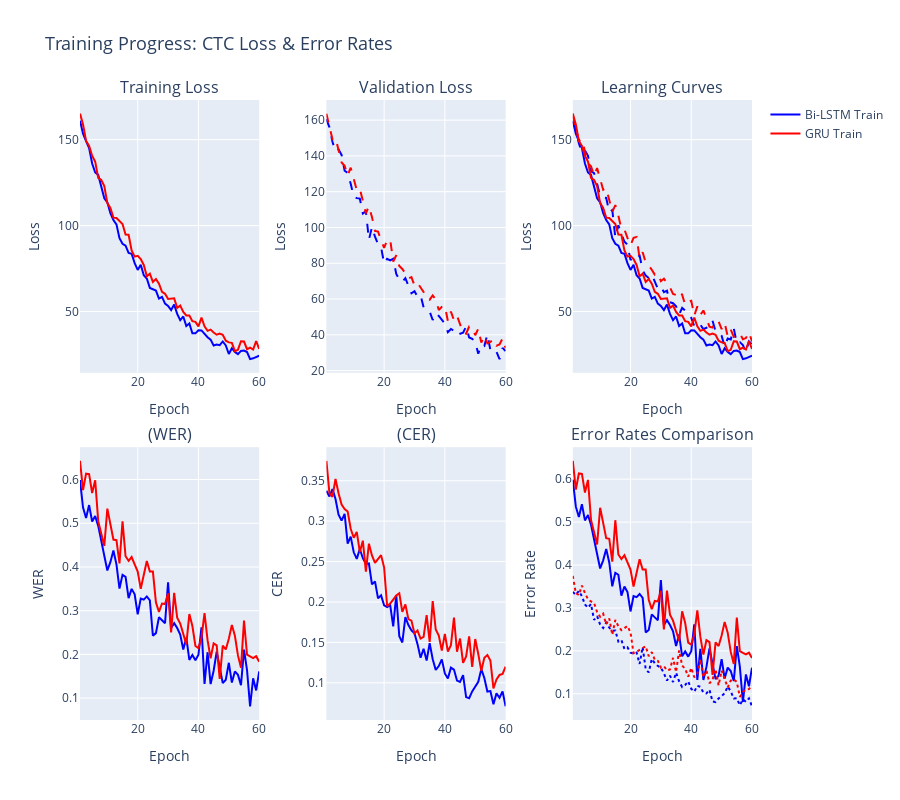

Notebook source saved alongside this figure:
### Markdown cell above
---
## 6. Sentence Recognition Metrics (WER/CER) <a id='6-recognition-metrics'></a>

### Code cell
# Training curves
fig = make_subplots(
    rows=2, cols=3,
    subplot_titles=('Training Loss', 'Validation Loss', 'Learning Curves',
                    '(WER)', '(CER)', 'Error Rates Comparison'),
    vertical_spacing=0.12,
    horizontal_spacing=0.1
)

epochs_range = list(range(1, CONFIG['epochs'] + 1))

# Row 1: Losses
fig.add_trace(go.Scatter(x=epochs_range, y=history_bilstm['train_loss'], 
                        name='Bi-LSTM Train', mode='lines', line=dict(color='blue')),
              row=1, col=1)
fig.add_trace(go.Scatter(x=epochs_range, y=history_gru['train_loss'], 
                        name='GRU Train', mode='lines', line=dict(color='red')),
              row=1, col=1)

fig.add_trace(go.Scatter(x=epochs_range, y=history_bilstm['val_loss'], 
                        name='Bi-LSTM Val', mode='lines', line=dict(color='blue', dash='dash'),
                        showlegend=False),
              row=1, col=2)
fig.add_trace(go.Scatter(x=epochs_range, y=history_gru['val_loss'], 
                        name='GRU Val', mode='lines', line=dict(color='red', dash='dash'),
                        showlegend=False),
              row=1, col=2)

# Combined loss curves
fig.add_trace(go.Scatter(x=epochs_range, y=history_bilstm['train_loss'], 
                        name='BiLSTM Train', mode='lines', line=dict(color='blue'),
                        showlegend=False),
              row=1, col=3)
fig.add_trace(go.Scatter(x=epochs_range, y=history_bilstm['val_loss'], 
                        name='BiLSTM Val', mode='lines', line=dict(color='blue', dash='dash'),
                        showlegend=False),
              row=1, col=3)
fig.add_trace(go.Scatter(x=epochs_range, y=history_gru['train_loss'], 
                        name='GRU Train', mode='lines', line=dict(color='red'),
                        showlegend=False),
              row=1, col=3)
fig.add_trace(go.Scatter(x=epochs_range, y=history_gru['val_loss'], 
                        name='GRU Val', mode='lines', line=dict(color='red', dash='dash'),
                        showlegend=False),
              row=1, col=3)

# Row 2: Error Rates
fig.add_trace(go.Scatter(x=epochs_range, y=history_bilstm['val_wer'], 
                        name='Bi-LSTM', mode='lines', line=dict(color='blue'),
                        showlegend=False),
              row=2, col=1)
fig.add_trace(go.Scatter(x=epochs_range, y=history_gru['val_wer'], 
                        name='GRU', mode='lines', line=dict(color='red'),
                        showlegend=False),
              row=2, col=1)

fig.add_trace(go.Scatter(x=epochs_range, y=history_bilstm['val_cer'], 
                        name='Bi-LSTM', mode='lines', line=dict(color='blue'),
                        showlegend=False),
              row=2, col=2)
fig.add_trace(go.Scatter(x=epochs_range, y=history_gru['val_cer'], 
                        name='GRU', mode='lines', line=dict(color='red'),
                        showlegend=False),
              row=2, col=2)

# Combined error rates
fig.add_trace(go.Scatter(x=epochs_range, y=history_bilstm['val_wer'], 
                        name='BiLSTM WER', mode='lines', line=dict(color='blue'),
                        showlegend=False),
              row=2, col=3)
fig.add_trace(go.Scatter(x=epochs_range, y=history_bilstm['val_cer'], 
                        name='BiLSTM CER', mode='lines', line=dict(color='blue', dash='dot'),
                        showlegend=False),
              row=2, col=3)
fig.add_trace(go.Scatter(x=epochs_range, y=history_gru['val_wer'], 
                        name='GRU WER', mode='lines', line=dict(color='red'),
                        showlegend=False),
              row=2, col=3)
fig.add_trace(go.Scatter(x=epochs_range, y=history_gru['val_cer'], 
                        name='GRU CER', mode='lines', line=dict(color='red', dash='dot'),
                        showlegend=False),
              row=2, col=3)

# Update axes
for i in range(1, 4):
    fig.update_xaxes(title_text="Epoch", row=1, col=i)
    fig.update_xaxes(title_text="Epoch", row=2, col=i)

fig.update_yaxes(title_text="Loss", row=1, col=1)
fig.update_yaxes(title_text="Loss", row=1, col=2)
fig.update_yaxes(title_text="Loss", row=1, col=3)
fig.update_yaxes(title_text="WER", row=2, col=1)
fig.update_yaxes(title_text="CER", row=2, col=2)
fig.update_yaxes(title_text="Error Rate", row=2, col=3)

fig.update_layout(height=800, title_text="Training Progress: CTC Loss & Error Rates", title_font_size=18)
fig.show()

### Figure 1 — Plotly figure (JSON) as saved in the notebook; plotly's stock layout.template omitted (floating-point values rounded to 4 significant figures)
{"data": [{"line": {"color": "blue"}, "mode": "lines", "name": "Bi-LSTM Train", "type": "scatter", "x": [1, 2, 3, 4, 5, 6, 7, 8, 9, 10, 11, 12, 13, 14, 15, 16, 17, 18, 19, 20, 21, 22, 23, 24, 25, 26, 27, 28, 29, 30, 31, 32, 33, 34, 35, 36, 37, 38, 39, 40, 41, 42, 43, 44, 45, 46, 47, 48, 49, 50, 51, 52, 53, 54, 55, 56, 57, 58, 59, 60], "xaxis": "x", "y": [161.0, 153.5, 149.1, 145.1, 136.1, 130.9, 129.5, 123.0, 115.9, 113.5, 107.3, 103.2, 100.7, 92.64, 89.43, 88.32, 84.12, 83.62, 78.14, 74.23, 77.21, 71.16, 69.19, 63.75, 63.17, 62.23, 57.54, 58.53, 54.59, 53.31, 50.87, 54.03, 48.63, 44.94, 47.16, 41.6, 43.05, 37.36, 37.32, 39.13, 39.02, 36.74, 35.07, 33.65, 30.29, 30.84, 30.44, 32.59, 30.31, 25.28, 28.68, 26.51, 25.21, 27.1, 27.28, 26.45, 22.3, 22.78, 23.51, 24.26], "yaxis": "y"}, {"line": {"color": "red"}, "mode": "lines", "name": "GRU Train", "type": "scatter", "x": [1, 2, 3, 4, 5, 6, 7, 8, 9, 10, 11, 12, 13, 14, 15, 16, 17, 18, 19, 20, 21, 22, 23, 24, 25, 26, 27, 28, 29, 30, 31, 32, 33, 34, 35, 36, 37, 38, 39, 40, 41, 42, 43, 44, 45, 46, 47, 48, 49, 50, 51, 52, 53, 54, 55, 56, 57, 58, 59, 60], "xaxis": "x", "y": [165.1, 158.8, 149.3, 146.4, 140.6, 137.2, 127.8, 126.5, 122.9, 113.1, 110.2, 104.6, 104.4, 102.8, 100.9, 94.74, 94.65, 85.56, 81.95, 82.41, 80.55, 77.09, 70.49, 72.01, 67.24, 68.94, 66.17, 61.48, 60.33, 57.31, 57.45, 57.71, 52.11, 53.45, 49.79, 47.74, 47.65, 44.38, 43.99, 41.4, 46.47, 41.41, 38.78, 39.49, 37.76, 36.51, 37.19, 36.52, 33.03, 32.06, 31.81, 26.94, 27.73, 32.74, 32.57, 28.08, 29.06, 27.88, 32.79, 28.28], "yaxis": "y"}, {"line": {"color": "blue", "dash": "dash"}, "mode": "lines", "name": "Bi-LSTM Val", "showlegend": false, "type": "scatter", "x": [1, 2, 3, 4, 5, 6, 7, 8, 9, 10, 11, 12, 13, 14, 15, 16, 17, 18, 19, 20, 21, 22, 23, 24, 25, 26, 27, 28, 29, 30, 31, 32, 33, 34, 35, 36, 37, 38, 39, 40, 41, 42, 43, 44, 45, 46, 47, 48, 49, 50, 51, 52, 53, 54, 55, 56, 57, 58, 59, 60], "xaxis": "x2", "y": [160.6, 156.0, 147.9, 142.5, 143.7, 140.6, 131.7, 130.6, 124.4, 117.3, 116.4, 116.1, 107.8, 109.1, 93.14, 100.2, 94.86, 90.68, 88.94, 79.9, 82.5, 81.62, 82.48, 74.07, 70.87, 69.55, 71.64, 67.8, 63.21, 64.41, 61.3, 62.12, 55.38, 54.84, 53.04, 48.28, 52.07, 50.53, 48.38, 46.33, 41.51, 43.26, 42.3, 39.78, 40.59, 41.23, 44.65, 38.52, 37.82, 35.91, 29.49, 34.32, 33.76, 40.18, 31.45, 32.2, 30.48, 26.4, 32.68, 30.88], "yaxis": "y2"}, {"line": {"color": "red", "dash": "dash"}, "mode": "lines", "name": "GRU Val", "showlegend": false, "type": "scatter", "x": [1, 2, 3, 4, 5, 6, 7, 8, 9, 10, 11, 12, 13, 14, 15, 16, 17, 18, 19, 20, 21, 22, 23, 24, 25, 26, 27, 28, 29, 30, 31, 32, 33, 34, 35, 36, 37, 38, 39, 40, 41, 42, 43, 44, 45, 46, 47, 48, 49, 50, 51, 52, 53, 54, 55, 56, 57, 58, 59, 60], "xaxis": "x2", "y": [163.6, 156.1, 149.3, 150.1, 142.7, 136.3, 134.5, 129.1, 133.4, 127.2, 120.9, 121.8, 114.1, 108.0, 111.9, 105.8, 98.09, 97.73, 92.86, 88.62, 92.93, 93.34, 80.96, 84.47, 78.54, 76.81, 74.36, 71.47, 72.21, 67.63, 69.07, 66.3, 63.98, 60.29, 59.64, 62.06, 59.77, 53.86, 55.67, 56.24, 47.65, 53.0, 48.13, 50.63, 45.46, 41.21, 40.66, 44.63, 44.25, 39.78, 43.46, 35.64, 39.54, 35.25, 36.09, 37.39, 33.89, 34.57, 38.02, 32.57], "yaxis": "y2"}, {"line": {"color": "blue"}, "mode": "lines", "name": "BiLSTM Train", "showlegend": false, "type": "scatter", "x": [1, 2, 3, 4, 5, 6, 7, 8, 9, 10, 11, 12, 13, 14, 15, 16, 17, 18, 19, 20, 21, 22, 23, 24, 25, 26, 27, 28, 29, 30, 31, 32, 33, 34, 35, 36, 37, 38, 39, 40, 41, 42, 43, 44, 45, 46, 47, 48, 49, 50, 51, 52, 53, 54, 55, 56, 57, 58, 59, 60], "xaxis": "x3", "y": [161.0, 153.5, 149.1, 145.1, 136.1, 130.9, 129.5, 123.0, 115.9, 113.5, 107.3, 103.2, 100.7, 92.64, 89.43, 88.32, 84.12, 83.62, 78.14, 74.23, 77.21, 71.16, 69.19, 63.75, 63.17, 62.23, 57.54, 58.53, 54.59, 53.31, 50.87, 54.03, 48.63, 44.94, 47.16, 41.6, 43.05, 37.36, 37.32, 39.13, 39.02, 36.74, 35.07, 33.65, 30.29, 30.84, 30.44, 32.59, 30.31, 25.28, 28.68, 26.51, 25.21, 27.1, 27.28, 26.45, 22.3, 22.78, 23.51, 24.26], "yaxis": "y3"}, {"line": {"color": "blue", "dash": "dash"}, "mode": "lines", "name": "BiLSTM Val", "showlegend": false, "type": "scatter", "x": [1, 2, 3, 4, 5, 6, 7, 8, 9, 10, 11, 12, 13, 14, 15, 16, 17, 18, 19, 20, 21, 22, 23, 24, 25, 26, 27, 28, 29, 30, 31, 32, 33, 34, 35, 36, 37, 38, 39, 40, 41, 42, 43, 44, 45, 46, 47, 48, 49, 50, 51, 52, 53, 54, 55, 56, 57, 58, 59, 60], "xaxis": "x3", "y": [160.6, 156.0, 147.9, 142.5, 143.7, 140.6, 131.7, 130.6, 124.4, 117.3, 116.4, 116.1, 107.8, 109.1, 93.14, 100.2, 94.86, 90.68, 88.94, 79.9, 82.5, 81.62, 82.48, 74.07, 70.87, 69.55, 71.64, 67.8, 63.21, 64.41, 61.3, 62.12, 55.38, 54.84, 53.04, 48.28, 52.07, 50.53, 48.38, 46.33, 41.51, 43.26, 42.3, 39.78, 40.59, 41.23, 44.65, 38.52, 37.82, 35.91, 29.49, 34.32, 33.76, 40.18, 31.45, 32.2, 30.48, 26.4, 32.68, 30.88], "yaxis": "y3"}, {"line": {"color": "red"}, "mode": "lines", "name": "GRU Train", "showlegend": false, "type": "scatter", "x": [1, 2, 3, 4, 5, 6, 7, 8, 9, 10, 11, 12, 13, 14, 15, 16, 17, 18, 19, 20, 21, 22, 23, 24, 25, 26, 27, 28, 29, 30, 31, 32, 33, 34, 35, 36, 37, 38, 39, 40, 41, 42, 43, 44, 45, 46, 47, 48, 49, 50, 51, 52, 53, 54, 55, 56, 57, 58, 59, 60], "xaxis": "x3", "y": [165.1, 158.8, 149.3, 146.4, 140.6, 137.2, 127.8, 126.5, 122.9, 113.1, 110.2, 104.6, 104.4, 102.8, 100.9, 94.74, 94.65, 85.56, 81.95, 82.41, 80.55, 77.09, 70.49, 72.01, 67.24, 68.94, 66.17, 61.48, 60.33, 57.31, 57.45, 57.71, 52.11, 53.45, 49.79, 47.74, 47.65, 44.38, 43.99, 41.4, 46.47, 41.41, 38.78, 39.49, 37.76, 36.51, 37.19, 36.52, 33.03, 32.06, 31.81, 26.94, 27.73, 32.74, 32.57, 28.08, 29.06, 27.88, 32.79, 28.28], "yaxis": "y3"}, {"line": {"color": "red", "dash": "dash"}, "mode": "lines", "name": "GRU Val", "showlegend": false, "type": "scatter", "x": [1, 2, 3, 4, 5, 6, 7, 8, 9, 10, 11, 12, 13, 14, 15, 16, 17, 18, 19, 20, 21, 22, 23, 24, 25, 26, 27, 28, 29, 30, 31, 32, 33, 34, 35, 36, 37, 38, 39, 40, 41, 42, 43, 44, 45, 46, 47, 48, 49, 50, 51, 52, 53, 54, 55, 56, 57, 58, 59, 60], "xaxis": "x3", "y": [163.6, 156.1, 149.3, 150.1, 142.7, 136.3, 134.5, 129.1, 133.4, 127.2, 120.9, 121.8, 114.1, 108.0, 111.9, 105.8, 98.09, 97.73, 92.86, 88.62, 92.93, 93.34, 80.96, 84.47, 78.54, 76.81, 74.36, 71.47, 72.21, 67.63, 69.07, 66.3, 63.98, 60.29, 59.64, 62.06, 59.77, 53.86, 55.67, 56.24, 47.65, 53.0, 48.13, 50.63, 45.46, 41.21, 40.66, 44.63, 44.25, 39.78, 43.46, 35.64, 39.54, 35.25, 36.09, 37.39, 33.89, 34.57, 38.02, 32.57], "yaxis": "y3"}, {"line": {"color": "blue"}, "mode": "lines", "name": "Bi-LSTM", "showlegend": false, "type": "scatter", "x": [1, 2, 3, 4, 5, 6, 7, 8, 9, 10, 11, 12, 13, 14, 15, 16, 17, 18, 19, 20, 21, 22, 23, 24, 25, 26, 27, 28, 29, 30, 31, 32, 33, 34, 35, 36, 37, 38, 39, 40, 41, 42, 43, 44, 45, 46, 47, 48, 49, 50, 51, 52, 53, 54, 55, 56, 57, 58, 59, 60], "xaxis": "x4", "y": [0.5988, 0.536, 0.5119, 0.5416, 0.504, 0.5164, 0.494, 0.4629, 0.4256, 0.392, 0.411, 0.4375, 0.406, 0.3506, 0.3819, 0.3774, 0.3288, 0.3499, 0.3373, 0.2919, 0.3279, 0.3253, 0.3326, 0.3237, 0.243, 0.2487, 0.2851, 0.2781, 0.2715, 0.3651, 0.2605, 0.2714, 0.2602, 0.2456, 0.2113, 0.2383, 0.1874, 0.1987, 0.1867, 0.1992, 0.262, 0.1324, 0.205, 0.1322, 0.1628, 0.206, 0.1719, 0.1343, 0.142, 0.1808, 0.1356, 0.1612, 0.1533, 0.1297, 0.2111, 0.1633, 0.0812, 0.1453, 0.1177, 0.161], "yaxis": "y4"}, {"line": {"color": "red"}, "mode": "lines", "name": "GRU", "showlegend": false, "type": "scatter", "x": [1, 2, 3, 4, 5, 6, 7, 8, 9, 10, 11, 12, 13, 14, 15, 16, 17, 18, 19, 20, 21, 22, 23, 24, 25, 26, 27, 28, 29, 30, 31, 32, 33, 34, 35, 36, 37, 38, 39, 40, 41, 42, 43, 44, 45, 46, 47, 48, 49, 50, 51, 52, 53, 54, 55, 56, 57, 58, 59, 60], "xaxis": "x4", "y": [0.6427, 0.5757, 0.6133, 0.6123, 0.569, 0.5984, 0.5048, 0.477, 0.4479, 0.5334, 0.4959, 0.4627, 0.4613, 0.408, 0.5044, 0.4246, 0.414, 0.4228, 0.4061, 0.3893, 0.3501, 0.3795, 0.4136, 0.3896, 0.3894, 0.3189, 0.2974, 0.3164, 0.3152, 0.3399, 0.2501, 0.3407, 0.2843, 0.2706, 0.2476, 0.223, 0.2923, 0.2648, 0.2192, 0.2144, 0.2388, 0.2946, 0.2326, 0.1913, 0.2251, 0.2206, 0.1442, 0.22, 0.2113, 0.2359, 0.2673, 0.2425, 0.1977, 0.1697, 0.2774, 0.1993, 0.1953, 0.1917, 0.1959, 0.1833], "yaxis": "y4"}, {"line": {"color": "blue"}, "mode": "lines", "name": "Bi-LSTM", "showlegend": false, "type": "scatter", "x": [1, 2, 3, 4, 5, 6, 7, 8, 9, 10, 11, 12, 13, 14, 15, 16, 17, 18, 19, 20, 21, 22, 23, 24, 25, 26, 27, 28, 29, 30, 31, 32, 33, 34, 35, 36, 37, 38, 39, 40, 41, 42, 43, 44, 45, 46, 47, 48, 49, 50, 51, 52, 53, 54, 55, 56, 57, 58, 59, 60], "xaxis": "x5", "y": [0.3376, 0.3306, 0.3397, 0.3274, 0.3081, 0.3007, 0.309, 0.2722, 0.2808, 0.2614, 0.2534, 0.2655, 0.2542, 0.247, 0.2476, 0.2218, 0.2254, 0.2045, 0.2082, 0.1958, 0.1938, 0.196, 0.1698, 0.2086, 0.1575, 0.1499, 0.1812, 0.1715, 0.165, 0.1612, 0.1478, 0.131, 0.1421, 0.1275, 0.1491, 0.1291, 0.116, 0.1207, 0.1289, 0.1116, 0.1052, 0.1187, 0.1163, 0.1028, 0.1011, 0.1095, 0.08225, 0.08089, 0.08932, 0.09506, 0.1012, 0.1169, 0.106, 0.08918, 0.08977, 0.07355, 0.0869, 0.08148, 0.08934, 0.07083], "yaxis": "y5"}, {"line": {"color": "red"}, "mode": "lines", "name": "GRU", "showlegend": false, "type": "scatter", "x": [1, 2, 3, 4, 5, 6, 7, 8, 9, 10, 11, 12, 13, 14, 15, 16, 17, 18, 19, 20, 21, 22, 23, 24, 25, 26, 27, 28, 29, 30, 31, 32, 33, 34, 35, 36, 37, 38, 39, 40, 41, 42, 43, 44, 45, 46, 47, 48, 49, 50, 51, 52, 53, 54, 55, 56, 57, 58, 59, 60], "xaxis": "x5", "y": [0.3746, 0.3343, 0.3301, 0.3521, 0.3345, 0.3205, 0.3151, 0.3118, 0.2906, 0.2794, 0.2867, 0.2619, 0.2759, 0.2375, 0.2721, 0.2575, 0.2483, 0.2533, 0.258, 0.2428, 0.1947, 0.198, 0.2029, 0.208, 0.2107, 0.1877, 0.1971, 0.1788, 0.1769, 0.1612, 0.1647, 0.1546, 0.1568, 0.1838, 0.1505, 0.2011, 0.1659, 0.1584, 0.1399, 0.1605, 0.1387, 0.1466, 0.1806, 0.1384, 0.1547, 0.1247, 0.1326, 0.1575, 0.1195, 0.1542, 0.1357, 0.1148, 0.131, 0.1343, 0.1274, 0.09294, 0.104, 0.1097, 0.1109, 0.1199], "yaxis": "y5"}, {"line": {"color": "blue"}, "mode": "lines", "name": "BiLSTM WER", "showlegend": false, "type": "scatter", "x": [1, 2, 3, 4, 5, 6, 7, 8, 9, 10, 11, 12, 13, 14, 15, 16, 17, 18, 19, 20, 21, 22, 23, 24, 25, 26, 27, 28, 29, 30, 31, 32, 33, 34, 35, 36, 37, 38, 39, 40, 41, 42, 43, 44, 45, 46, 47, 48, 49, 50, 51, 52, 53, 54, 55, 56, 57, 58, 59, 60], "xaxis": "x6", "y": [0.5988, 0.536, 0.5119, 0.5416, 0.504, 0.5164, 0.494, 0.4629, 0.4256, 0.392, 0.411, 0.4375, 0.406, 0.3506, 0.3819, 0.3774, 0.3288, 0.3499, 0.3373, 0.2919, 0.3279, 0.3253, 0.3326, 0.3237, 0.243, 0.2487, 0.2851, 0.2781, 0.2715, 0.3651, 0.2605, 0.2714, 0.2602, 0.2456, 0.2113, 0.2383, 0.1874, 0.1987, 0.1867, 0.1992, 0.262, 0.1324, 0.205, 0.1322, 0.1628, 0.206, 0.1719, 0.1343, 0.142, 0.1808, 0.1356, 0.1612, 0.1533, 0.1297, 0.2111, 0.1633, 0.0812, 0.1453, 0.1177, 0.161], "yaxis": "y6"}, {"line": {"color": "blue", "dash": "dot"}, "mode": "lines", "name": "BiLSTM CER", "showlegend": false, "type": "scatter", "x": [1, 2, 3, 4, 5, 6, 7, 8, 9, 10, 11, 12, 13, 14, 15, 16, 17, 18, 19, 20, 21, 22, 23, 24, 25, 26, 27, 28, 29, 30, 31, 32, 33, 34, 35, 36, 37, 38, 39, 40, 41, 42, 43, 44, 45, 46, 47, 48, 49, 50, 51, 52, 53, 54, 55, 56, 57, 58, 59, 60], "xaxis": "x6", "y": [0.3376, 0.3306, 0.3397, 0.3274, 0.3081, 0.3007, 0.309, 0.2722, 0.2808, 0.2614, 0.2534, 0.2655, 0.2542, 0.247, 0.2476, 0.2218, 0.2254, 0.2045, 0.2082, 0.1958, 0.1938, 0.196, 0.1698, 0.2086, 0.1575, 0.1499, 0.1812, 0.1715, 0.165, 0.1612, 0.1478, 0.131, 0.1421, 0.1275, 0.1491, 0.1291, 0.116, 0.1207, 0.1289, 0.1116, 0.1052, 0.1187, 0.1163, 0.1028, 0.1011, 0.1095, 0.08225, 0.08089, 0.08932, 0.09506, 0.1012, 0.1169, 0.106, 0.08918, 0.08977, 0.07355, 0.0869, 0.08148, 0.08934, 0.07083], "yaxis": "y6"}, {"line": {"color": "red"}, "mode": "lines", "name": "GRU WER", "showlegend": false, "type": "scatter", "x": [1, 2, 3, 4, 5, 6, 7, 8, 9, 10, 11, 12, 13, 14, 15, 16, 17, 18, 19, 20, 21, 22, 23, 24, 25, 26, 27, 28, 29, 30, 31, 32, 33, 34, 35, 36, 37, 38, 39, 40, 41, 42, 43, 44, 45, 46, 47, 48, 49, 50, 51, 52, 53, 54, 55, 56, 57, 58, 59, 60], "xaxis": "x6", "y": [0.6427, 0.5757, 0.6133, 0.6123, 0.569, 0.5984, 0.5048, 0.477, 0.4479, 0.5334, 0.4959, 0.4627, 0.4613, 0.408, 0.5044, 0.4246, 0.414, 0.4228, 0.4061, 0.3893, 0.3501, 0.3795, 0.4136, 0.3896, 0.3894, 0.3189, 0.2974, 0.3164, 0.3152, 0.3399, 0.2501, 0.3407, 0.2843, 0.2706, 0.2476, 0.223, 0.2923, 0.2648, 0.2192, 0.2144, 0.2388, 0.2946, 0.2326, 0.1913, 0.2251, 0.2206, 0.1442, 0.22, 0.2113, 0.2359, 0.2673, 0.2425, 0.1977, 0.1697, 0.2774, 0.1993, 0.1953, 0.1917, 0.1959, 0.1833], "yaxis": "y6"}, {"line": {"color": "red", "dash": "dot"}, "mode": "lines", "name": "GRU CER", "showlegend": false, "type": "scatter", "x": [1, 2, 3, 4, 5, 6, 7, 8, 9, 10, 11, 12, 13, 14, 15, 16, 17, 18, 19, 20, 21, 22, 23, 24, 25, 26, 27, 28, 29, 30, 31, 32, 33, 34, 35, 36, 37, 38, 39, 40, 41, 42, 43, 44, 45, 46, 47, 48, 49, 50, 51, 52, 53, 54, 55, 56, 57, 58, 59, 60], "xaxis": "x6", "y": [0.3746, 0.3343, 0.3301, 0.3521, 0.3345, 0.3205, 0.3151, 0.3118, 0.2906, 0.2794, 0.2867, 0.2619, 0.2759, 0.2375, 0.2721, 0.2575, 0.2483, 0.2533, 0.258, 0.2428, 0.1947, 0.198, 0.2029, 0.208, 0.2107, 0.1877, 0.1971, 0.1788, 0.1769, 0.1612, 0.1647, 0.1546, 0.1568, 0.1838, 0.1505, 0.2011, 0.1659, 0.1584, 0.1399, 0.1605, 0.1387, 0.1466, 0.1806, 0.1384, 0.1547, 0.1247, 0.1326, 0.1575, 0.1195, 0.1542, 0.1357, 0.1148, 0.131, 0.1343, 0.1274, 0.09294, 0.104, 0.1097, 0.1109, 0.1199], "yaxis": "y6"}], "layout": {"annotations": [{"font": {"size": 16}, "showarrow": false, "text": "Training Loss", "x": 0.1333, "xanchor": "center", "xref": "paper", "y": 1, "yanchor": "bottom", "yref": "paper"}, {"font": {"size": 16}, "showarrow": false, "text": "Validation Loss", "x": 0.5, "xanchor": "center", "xref": "paper", "y": 1, "yanchor": "bottom", "yref": "paper"}, {"font": {"size": 16}, "showarrow": false, "text": "Learning Curves", "x": 0.8667, "xanchor": "center", "xref": "paper", "y": 1, "yanchor": "bottom", "yref": "paper"}, {"font": {"size": 16}, "showarrow": false, "text": "(WER)", "x": 0.1333, "xanchor": "center", "xref": "paper", "y": 0.44, "yanchor": "bottom", "yref": "paper"}, {"font": {"size": 16}, "showarrow": false, "text": "(CER)", "x": 0.5, "xanchor": "center", "xref": "paper", "y": 0.44, "yanchor": "bottom", "yref": "paper"}, {"font": {"size": 16}, "showarrow": false, "text": "Error Rates Comparison", "x": 0.8667, "xanchor": "center", "xref": "paper", "y": 0.44, "yanchor": "bottom", "yref": "paper"}], "height": 800, "title": {"font": {"size": 18}, "text": "Training Progress: CTC Loss & Error Rates"}, "xaxis": {"anchor": "y", "domain": [0, 0.2667], "title": {"text": "Epoch"}}, "xaxis2": {"anchor": "y2", "domain": [0.3667, 0.6333], "title": {"text": "Epoch"}}, "xaxis3": {"anchor": "y3", "domain": [0.7333, 1], "title": {"text": "Epoch"}}, "xaxis4": {"anchor": "y4", "domain": [0, 0.2667], "title": {"text": "Epoch"}}, "xaxis5": {"anchor": "y5", "domain": [0.3667, 0.6333], "title": {"text": "Epoch"}}, "xaxis6": {"anchor": "y6", "domain": [0.7333, 1], "title": {"text": "Epoch"}}, "yaxis": {"anchor": "x", "domain": [0.56, 1], "title": {"text": "Loss"}}, "yaxis2": {"anchor": "x2", "domain": [0.56, 1], "title": {"text": "Loss"}}, "yaxis3": {"anchor": "x3", "domain": [0.56, 1], "title": {"text": "Loss"}}, "yaxis4": {"anchor": "x4", "domain": [0, 0.44], "title": {"text": "WER"}}, "yaxis5": {"anchor": "x5", "domain": [0, 0.44], "title": {"text": "CER"}}, "yaxis6": {"anchor": "x6", "domain": [0, 0.44], "title": {"text": "Error Rate"}}}}
